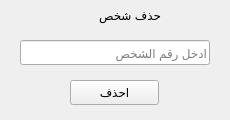
<?xml version="1.0" encoding="UTF-8"?>
<ui version="4.0">
 <class>Form</class>
 <widget class="QWidget" name="Form">
  <property name="geometry">
   <rect>
    <x>0</x>
    <y>0</y>
    <width>230</width>
    <height>120</height>
   </rect>
  </property>
  <property name="minimumSize">
   <size>
    <width>230</width>
    <height>120</height>
   </size>
  </property>
  <property name="maximumSize">
   <size>
    <width>230</width>
    <height>120</height>
   </size>
  </property>
  <property name="windowTitle">
   <string>حذف شخص</string>
  </property>
  <widget class="QLabel" name="label">
   <property name="geometry">
    <rect>
     <x>80</x>
     <y>0</y>
     <width>81</width>
     <height>31</height>
    </rect>
   </property>
   <property name="text">
    <string>حذف شخص</string>
   </property>
  </widget>
  <widget class="QLineEdit" name="lineEdit">
   <property name="geometry">
    <rect>
     <x>20</x>
     <y>40</y>
     <width>190</width>
     <height>25</height>
    </rect>
   </property>
   <property name="placeholderText">
    <string>ادخل رقم الشخص</string>
   </property>
  </widget>
  <widget class="QPushButton" name="pushButton">
   <property name="geometry">
    <rect>
     <x>70</x>
     <y>80</y>
     <width>89</width>
     <height>25</height>
    </rect>
   </property>
   <property name="text">
    <string>احذف</string>
   </property>
  </widget>
 </widget>
 <resources/>
 <connections/>
</ui>
